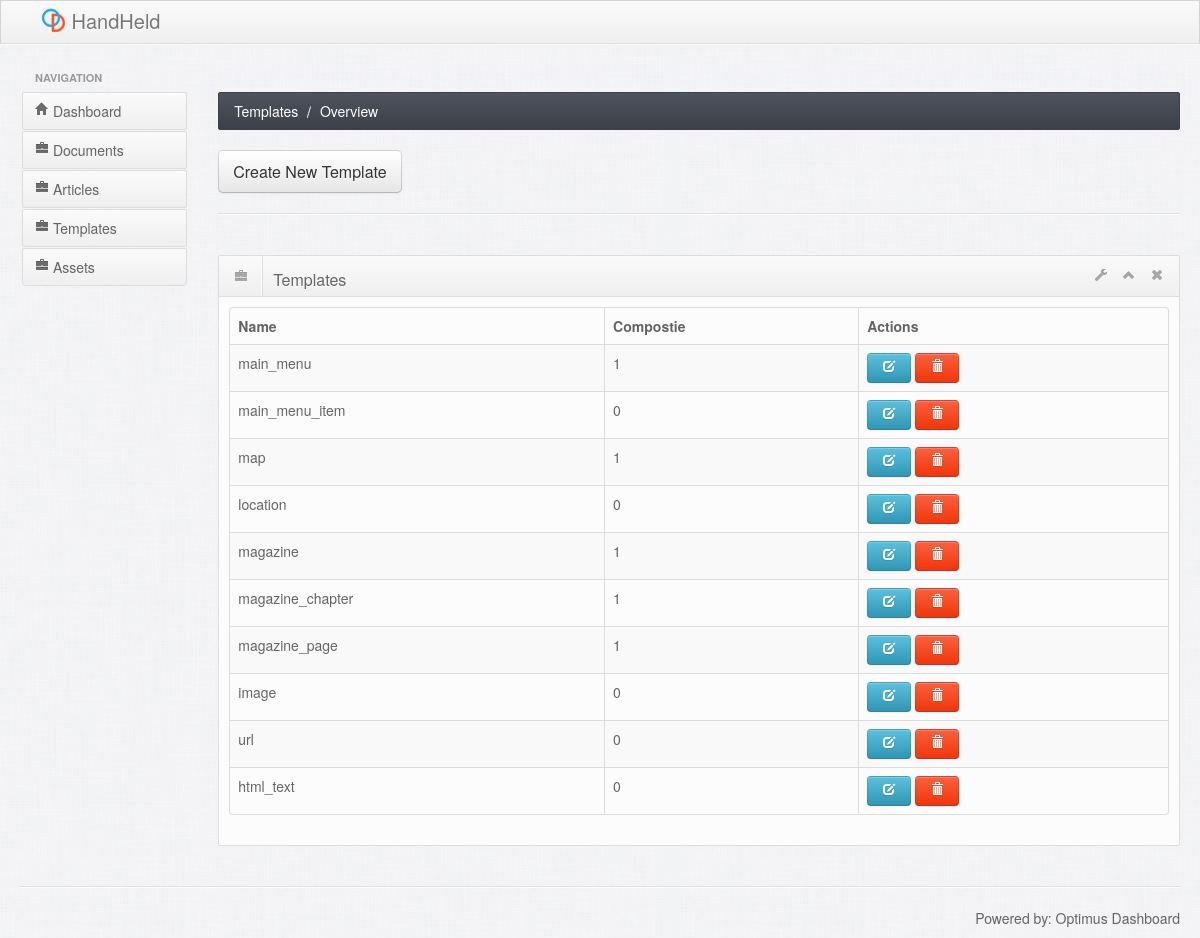
The app's page /templates/, older data.
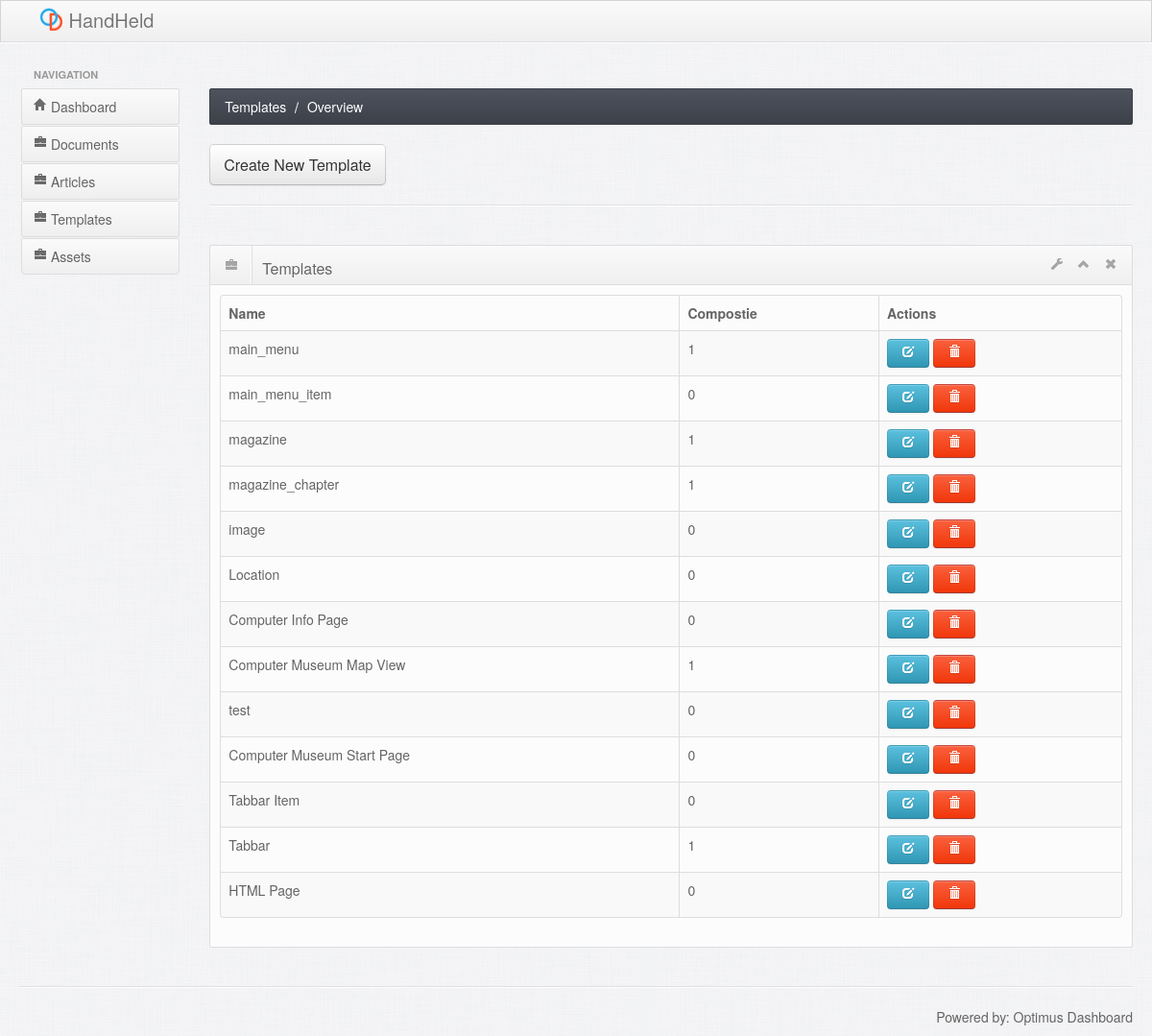
The same page, newer data.
### tables this page shows
CREATE TABLE "template" ("id" INTEGER PRIMARY KEY ASC,name TEXT DEFAULT NULL,"isComposite" INTEGER);

### application/controllers/templates.php (called while the page is built, shortened)
<?php
class Templates extends CI_Controller {
  public function __construct()
  {
    $this->load->model('Article_model');
    $this->load->model('Template_model');
  }
  public function index($action = null)
  {
    $data['action'] = 'Overview';
    $data['templates'] = $this->Template_model->get_all_templates();
    $this->load->view('partials/header', $data);
    $this->load->view('partials/leftmenu', $data);
    $this->load->view('templates/partials/contentheader', $data);
    $this->load->view('templates/index.php', $data);
    $this->load->view('partials/footer', $data);
  }
}

### index.php (called while the page is built, shortened)
<?php
require_once BASEPATH.'core/CodeIgniter.php';

### application/views/templates/index.php (called while the page is built)
<?php $this->load->view('templates/partials/'.strtolower($action)) ; ?>

### application/models/template_model.php (called while the page is built, shortened)
<?php
class Template_model extends CI_Model {
  public function get_all_templates()
  {
    $this->db->select('*');
    $this->db->from('template');
    $query = $this->db->get();
    $data = $query->result();
    $templates = array();
    foreach($data as $item){
      $templates[$item->id] = $item;
    }
    return $templates;
  }
}

### application/views/templates/partials/overview.php (the view)
<div class="row-fluid">
  <div class="box span12">
    <div class="box-header" data-original-title>
      <h2><i class="icon-briefcase"></i><span class="break"></span>Templates</h2>
      <div class="box-icon">
        <a href="#" class="btn-setting"><i class="icon-wrench"></i></a>
        <a href="#" class="btn-minimize"><i class="icon-chevron-up"></i></a>
        <a href="#" class="btn-close"><i class="icon-remove"></i></a>
      </div>
    </div>
    <div class="box-content">
      <table class="table table-striped table-bordered bootstrap-datatable datatable">
        <thead>
        <tr>
          <th>Name</th>
          <th>Compostie</th>
          <th>Actions</th>
        </tr>
        </thead>
        <tbody>
        <?php foreach($templates as $template) : ?>
          <tr>
            <td><?php echo $template->name ?></td>
            <td class="center"><?php echo $template->isComposite ?></td>
            <td class="center">
              <a class="btn btn-info" href="edit/<?php echo $template->id ?>">
                <i class="icon-edit icon-white"></i>
              </a>
              <a class="btn btn-danger" href="delete/<?php echo $template->id ?>">
                <i class="icon-trash icon-white"></i>
              </a>
            </td>
          </tr>
        <?php endforeach ?>
        </tbody>
      </table>
    </div>
  </div>
</div>

### application/views/partials/header.php (shortened to what this page needs)
<!DOCTYPE html>
<html lang="en">
<head>
    <link id="bootstrap-style" href="<?php echo base_url() ; ?>css/bootstrap.css" rel="stylesheet">
    <link href="<?php echo base_url() ; ?>css/bootstrap-responsive.min.css" rel="stylesheet">
    <link id="base-style" href="<?php echo base_url() ; ?>css/style.css" rel="stylesheet">
    <link id="base-style-responsive" href="<?php echo base_url() ; ?>css/style-responsive.css" rel="stylesheet">
    <link rel="stylesheet" href="<?php echo base_url() ; ?>css/farbtastic.css" type="text/css" />
</head>
<body>
<div class="navbar">
    <div class="navbar-inner">
        <div class="container-fluid">
            <a class="brand" href="<?php echo base_url() ; ?>index.php"> <img alt="Optimus Dashboard" src="<?php echo base_url() ; ?>img/logo20.png" /> <span>HandHeld</span></a>
            </div>
        </div>
    </div>
<div id="under-header"></div>

### application/views/partials/leftMenu.php
<div class="container-fluid">
    <div class="row-fluid">
        <div class="span2 main-menu-span">
            <div class="nav-collapse sidebar-nav">
                <ul class="nav nav-tabs nav-stacked main-menu">
                    <li class="nav-header hidden-tablet">Navigation</li>
                    <li><a href="<?php echo base_url() ; ?>index.php"><i class="icon-home"></i><span class="hidden-tablet"> Dashboard</span></a></li>
                    <li><a href="<?php echo base_url() ; ?>documents/"><i class="icon-briefcase"></i><span class="hidden-tablet"> Documents</span></a></li>
                    <li><a href="<?php echo base_url() ; ?>articles/"><i class="icon-briefcase"></i><span class="hidden-tablet"> Articles</span></a></li>
                    <li><a href="<?php echo base_url() ; ?>templates/"><i class="icon-briefcase"></i><span class="hidden-tablet"> Templates</span></a></li>
                    <li><a href="<?php echo base_url() ; ?>assets/"><i class="icon-briefcase"></i><span class="hidden-tablet"> Assets</span></a></li>
                </ul>
            </div>
        </div>

### application/views/templates/partials/contentheader.php (shortened to what this page needs)
<div id="content" class="span10">
       <div>
           <ul class="breadcrumb">
               <li>
                   <a href="#">Templates</a> <span class="divider">/</span>
               </li>
               <li>
                   <a href="#"><?php echo $action ?></a>
               </li>
           </ul>
       </div>
       <div class="sortable row-fluid">
         <a  href="newTemplate"><button class="btn btn-large">Create New Template</button></a>
       </div>
       <hr>

### application/views/partials/footer.php (shortened to what this page needs)
</div>
</div>
<hr>
<footer>
    <p class="pull-right">Powered by: <a href="#">Optimus Dashboard</a></p>
</footer>
</div>
</body>
</html>

Row changes from the older to the newer data that the page shows:
removed template: name "map", isComposite "1"
removed template: name "location", isComposite "0"
removed template: name "magazine_page", isComposite "1"
changed template: name "url" → "Location"
changed template: name "html_text" → "Computer Info Page"
added template: name "Computer Museum Map View", isComposite "1"
added template: name "test", isComposite "0"
added template: name "Computer Museum Start Page", isComposite "0"
added template: name "Tabbar Item", isComposite "0"
added template: name "Tabbar", isComposite "1"
added template: name "HTML Page", isComposite "0"
